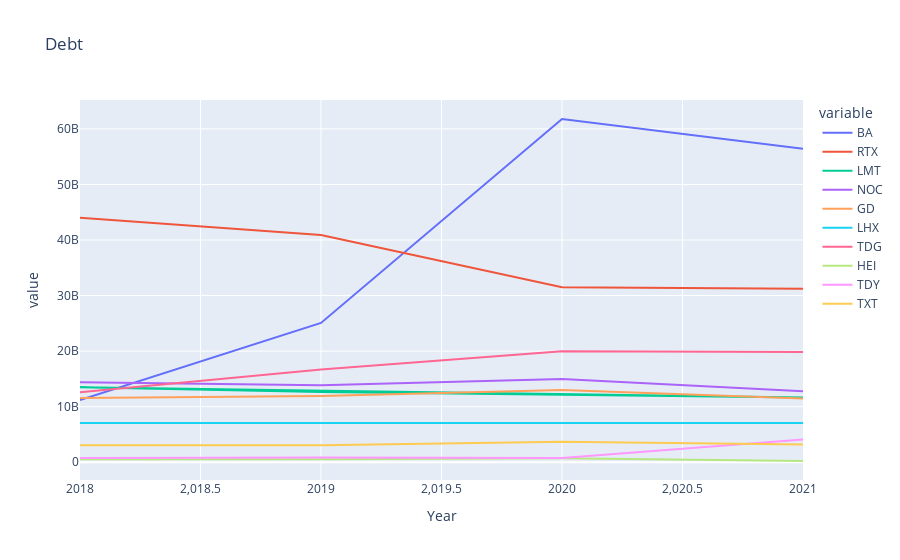

The code cell stored with this chart in its notebook:
### Code cell
Get_Target_Peer_Metric('Debt','null', 'entreprise_value_sheet', entreprise_value_sheet, 1, "lines")

### Figure 1 — Plotly figure (JSON) as saved in the notebook; plotly's stock layout.template omitted (floating-point values rounded to 4 significant figures)
{"data": [{"hovertemplate": "variable=BA<br>Year=%{x}<br>value=%{y}<extra></extra>", "legendgroup": "BA", "line": {"color": "#636efa", "dash": "solid"}, "mode": "lines", "name": "BA", "orientation": "v", "showlegend": true, "type": "scatter", "x": [2021, 2020, 2019, 2018], "xaxis": "x", "y": [56422000000, 61780000000, 25073000000, 11191000000], "yaxis": "y"}, {"hovertemplate": "variable=RTX<br>Year=%{x}<br>value=%{y}<extra></extra>", "legendgroup": "RTX", "line": {"color": "#EF553B", "dash": "solid"}, "mode": "lines", "name": "RTX", "orientation": "v", "showlegend": true, "type": "scatter", "x": [2021, 2020, 2019, 2018], "xaxis": "x", "y": [31250000000, 31512000000, 40883000000, 43996000000], "yaxis": "y"}, {"hovertemplate": "variable=LMT<br>Year=%{x}<br>value=%{y}<extra></extra>", "legendgroup": "LMT", "line": {"color": "#00cc96", "dash": "solid"}, "mode": "lines", "name": "LMT", "orientation": "v", "showlegend": true, "type": "scatter", "x": [2021, 2020, 2019, 2018, 2021, 2020, 2019, 2018], "xaxis": "x", "y": [11676000000, 12169000000, 12654000000, 13504000000, 11676000000, 12169000000, 12654000000, 13504000000], "yaxis": "y"}, {"hovertemplate": "variable=NOC<br>Year=%{x}<br>value=%{y}<extra></extra>", "legendgroup": "NOC", "line": {"color": "#ab63fa", "dash": "solid"}, "mode": "lines", "name": "NOC", "orientation": "v", "showlegend": true, "type": "scatter", "x": [2021, 2020, 2019, 2018], "xaxis": "x", "y": [12783000000, 15003000000, 13879000000, 14400000000], "yaxis": "y"}, {"hovertemplate": "variable=GD<br>Year=%{x}<br>value=%{y}<extra></extra>", "legendgroup": "GD", "line": {"color": "#FFA15A", "dash": "solid"}, "mode": "lines", "name": "GD", "orientation": "v", "showlegend": true, "type": "scatter", "x": [2021, 2020, 2019, 2018], "xaxis": "x", "y": [11495000000, 12998000000, 11930000000, 11567000000], "yaxis": "y"}, {"hovertemplate": "variable=LHX<br>Year=%{x}<br>value=%{y}<extra></extra>", "legendgroup": "LHX", "line": {"color": "#19d3f3", "dash": "solid"}, "mode": "lines", "name": "LHX", "orientation": "v", "showlegend": true, "type": "scatter", "x": [2021, 2020, 2019, 2018], "xaxis": "x", "y": [7059000000, 7059000000, 7059000000, 7059000000], "yaxis": "y"}, {"hovertemplate": "variable=TDG<br>Year=%{x}<br>value=%{y}<extra></extra>", "legendgroup": "TDG", "line": {"color": "#FF6692", "dash": "solid"}, "mode": "lines", "name": "TDG", "orientation": "v", "showlegend": true, "type": "scatter", "x": [2021, 2020, 2019, 2018], "xaxis": "x", "y": [19829000000, 19987000000, 16714000000, 12578433000], "yaxis": "y"}, {"hovertemplate": "variable=HEI<br>Year=%{x}<br>value=%{y}<extra></extra>", "legendgroup": "HEI", "line": {"color": "#B6E880", "dash": "solid"}, "mode": "lines", "name": "HEI", "orientation": "v", "showlegend": true, "type": "scatter", "x": [2021, 2020, 2019, 2018], "xaxis": "x", "y": [225253000, 730264000, 553320000, 531611000], "yaxis": "y"}, {"hovertemplate": "variable=TDY<br>Year=%{x}<br>value=%{y}<extra></extra>", "legendgroup": "TDY", "line": {"color": "#FF97FF", "dash": "solid"}, "mode": "lines", "name": "TDY", "orientation": "v", "showlegend": true, "type": "scatter", "x": [2021, 2020, 2019, 2018], "xaxis": "x", "y": [4100700000, 781800000, 850600000, 747500000], "yaxis": "y"}, {"hovertemplate": "variable=TXT<br>Year=%{x}<br>value=%{y}<extra></extra>", "legendgroup": "TXT", "line": {"color": "#FECB52", "dash": "solid"}, "mode": "lines", "name": "TXT", "orientation": "v", "showlegend": true, "type": "scatter", "x": [2021, 2020, 2019, 2018], "xaxis": "x", "y": [3185000000, 3707000000, 3082000000, 3066000000], "yaxis": "y"}], "layout": {"legend": {"title": {"text": "variable"}, "tracegroupgap": 0}, "title": {"text": "Debt"}, "xaxis": {"anchor": "y", "domain": [0, 1], "title": {"text": "Year"}}, "yaxis": {"anchor": "x", "domain": [0, 1], "title": {"text": "value"}}}}
